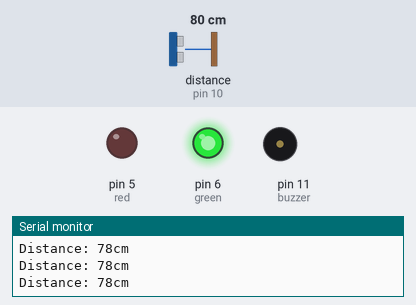
Bench run of a sketch on a simulated Arduino Uno, built with avr-gcc and run on an emulated ATmega328P. On the bench: output pins drawn as LEDs (lit = HIGH), buzzer (waves = sounding), the last lines printed to the serial monitor. Wiring (inferred from the names in the program): ultrasonic range finder: trigger pin 9; echo pin 10. The inputs (shaded band) are chosen by the test bench; at power-on: distance to the obstacle (sensor on pin 10) 80 cm. The echo pulse lasts 58.3 µs per cm; pins used as bus, display or sensor lines are not drawn.

Above: at 1.3 s.
1.4 s: distance to the obstacle (sensor on pin 10) set to 33 cm
2.9 s: distance to the obstacle (sensor on pin 10) set to 28 cm
At 4.2 s:
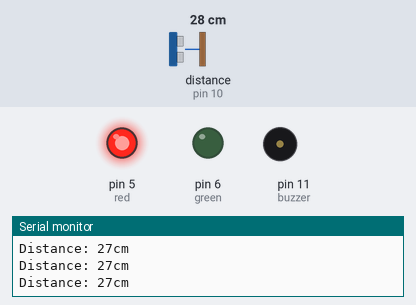
4.5 s: distance to the obstacle (sensor on pin 10) set to 13 cm
6.0 s: distance to the obstacle (sensor on pin 10) set to 10 cm
At 6.9 s:
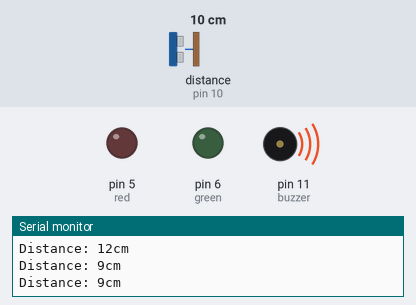
7.5 s: distance to the obstacle (sensor on pin 10) set to 18 cm
At 8.2 s:
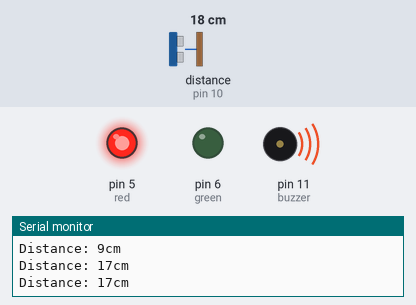
9.0 s: distance to the obstacle (sensor on pin 10) set to 60 cm
At 9.6 s:
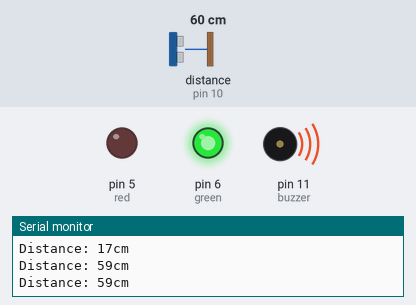
Timing chart, 0 to 11.5 s (numbered marks = the images above; inputs shaded):
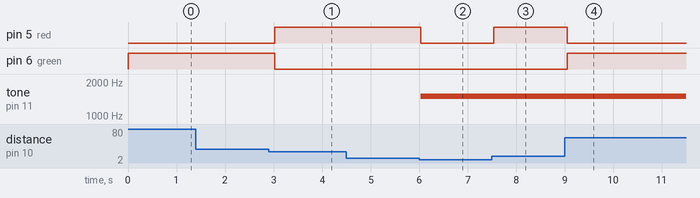

Measured:
- the behaviour switches between 31 and 30 cm on distance to the obstacle (sensor on pin 10) (found by bisection; images 0 and 1)
- the behaviour switches between 12 and 11 cm on distance to the obstacle (sensor on pin 10) (found by bisection; images 1 and 2)
- after the input at 2.9 s, pin 5 (red): LOW → HIGH after 0.13 s; pin 6 (green): HIGH → LOW after 0.13 s
- after the input at 6.0 s, pin 5 (red): HIGH → LOW at once; tone on pin 11 (buzzer): silent → 1500 Hz at once
- after the input at 7.5 s, pin 5 (red): LOW → HIGH at once
- after the input at 9.0 s, pin 5 (red): HIGH → LOW after 0.05 s; pin 6 (green): LOW → HIGH after 0.05 s

The sketch:

ULTASONICLED.ino
```cpp
const int trigPin = 9;
const int echoPin = 10;
int red = 5;
int green = 6;
int buzzer = 11;

long duration;
int distance;

void setup() {
  pinMode(trigPin, OUTPUT);
  pinMode (echoPin, INPUT);
  pinMode(red, OUTPUT);
  pinMode(green,OUTPUT);
   pinMode(buzzer,OUTPUT);

  Serial.begin(9600);


}

void loop() {
  digitalWrite(trigPin,LOW);
  delayMicroseconds(2);

  digitalWrite(trigPin,HIGH);
  delayMicroseconds(10);
  digitalWrite(trigPin,LOW);
  //
  duration = pulseIn(echoPin, HIGH);
  //
  distance = duration * 0.034 / 2;
  //
  Serial.print("Distance: ");
  Serial.print(distance);
  Serial.println("cm");


  if(distance <= 10){
    digitalWrite(red,LOW);
    digitalWrite(green,LOW);
    tone(buzzer,1500);
  }
  else if  (distance >10 && distance <30){
    digitalWrite(red,HIGH);
    digitalWrite(green,LOW);
    digitalWrite(buzzer,LOW);
  }
  else
  {
    digitalWrite(green,HIGH);
    digitalWrite(red,LOW);
    digitalWrite(buzzer,LOW);
  }

  delay(500);

}
```
